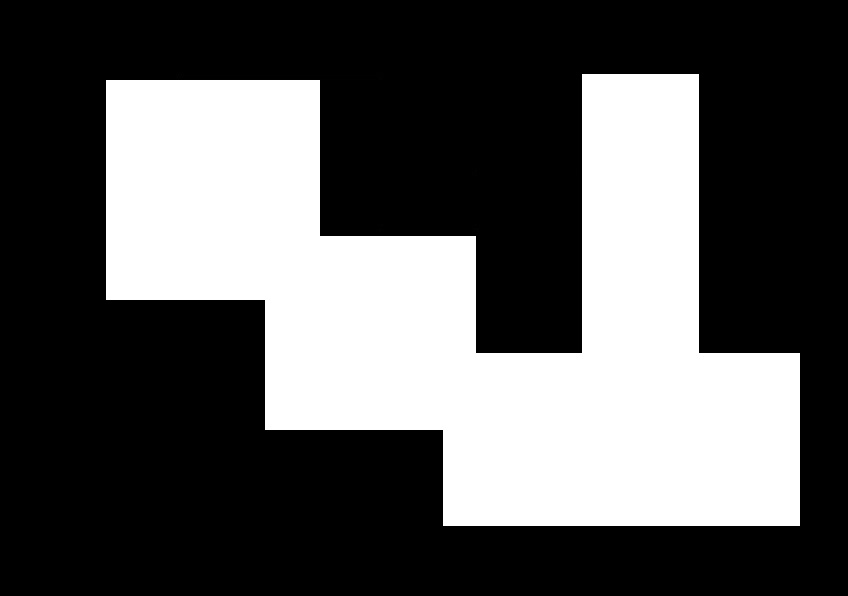
#> input picture a.jpg, 848 x 596 px
$ python HoughTF.py
#> lines starting #> are read from the running program, lines starting #| are printed output that depends on the picture; after the words box and inside, x2 and y2 are one past the last pixel; in counts of white or black regions, pixels touching at a corner belong together
import numpy as np
import cv2
import acumulator
import peaks


def draw_hl(img, indicies, rhos, thetas):
    for i in range(len(indicies)):
        rho = rhos[indicies[i][0]]
        theta = thetas[indicies[i][1]]
        a = np.cos(theta)
        b = np.sin(theta)
        x0 = a * rho
        y0 = b * rho
        x1 = int(x0 + 1000 * (-b))
        y1 = int(y0 + 1000 * (a))
        x2 = int(x0 - 1000 * (-b))
        y2 = int(y0 - 1000 * (a))
        cv2.line(img, (x1, y1), (x2, y2), (0, 255, 0), 2)


def main():
    img = cv2.imread('a.jpg')
#> img is the input picture: shape (596, 848, 3); min 0, max 255, mean 89
    cv2.imshow("vstup", img)
    gray = cv2.cvtColor(img, cv2.COLOR_RGB2GRAY)
    blur = cv2.GaussianBlur(gray, (3, 3), 1)
    canny = cv2.Canny(blur, 100, 200)
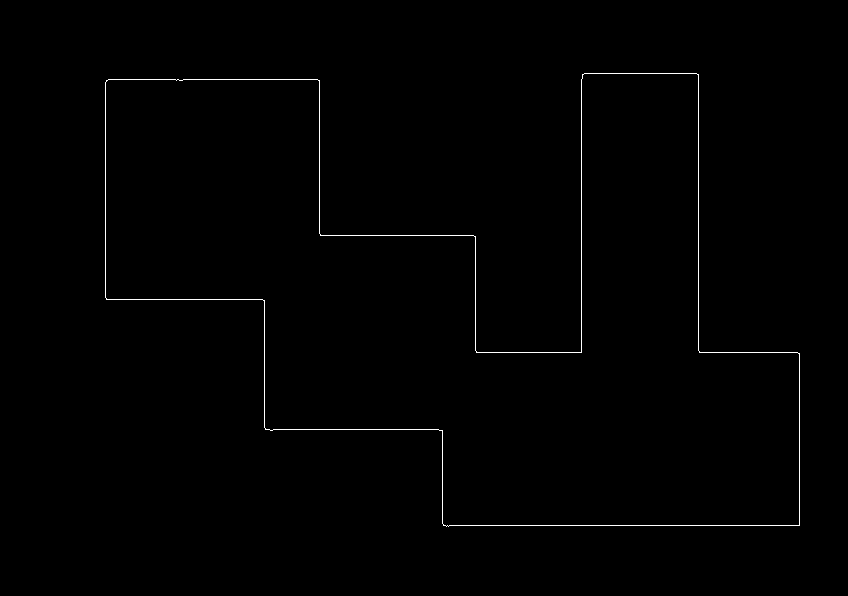
#> canny: shape (596, 848); 0.56% white in thin lines or dots, all inside (x1, y1, x2, y2) = (105, 73, 800, 527)
    cv2.imshow("canny", canny)

    cv2.waitKey(0)
    cv2.destroyAllWindows()


if __name__ == '__main__':
    main()
